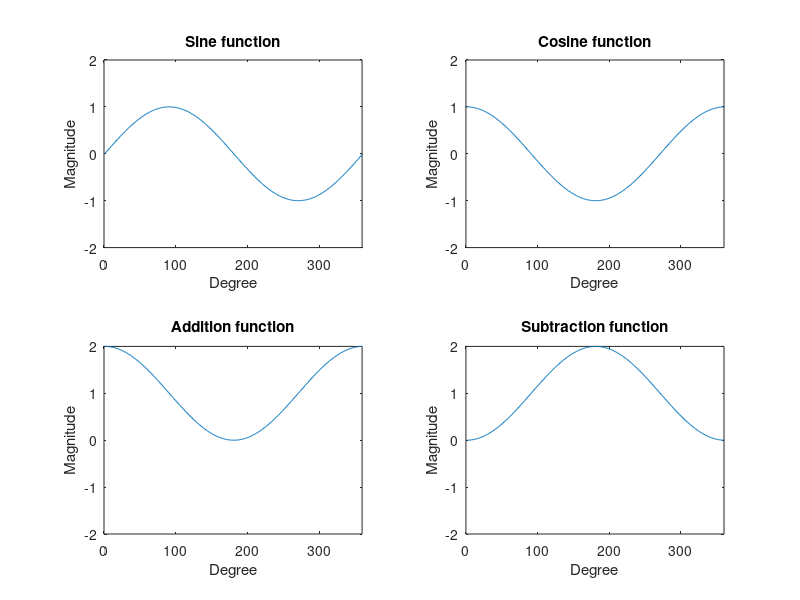

Write MATLAB code to recreate this figure.
t = [0:pi/180:2*pi];

y1 = sin(t);
y2 = cos(t);
y3 = 1+y2;
y4 = 1-y2;

subplot(221);
plot(y1);
axis([0, 360, -2, 2]);
xlabel('Degree');
ylabel('Magnitude');
title('Sine function');

subplot(222);
plot(y2);
axis([0, 360, -2, 2]);
xlabel('Degree');
ylabel('Magnitude');
title('Cosine function');

subplot(223);
plot(y3);
axis([0, 360, -2, 2]);
xlabel('Degree');
ylabel('Magnitude');
title('Addition function');

subplot(224);
plot(y4);
axis([0, 360, -2, 2]);
xlabel('Degree');
ylabel('Magnitude');
title('Subtraction function');

